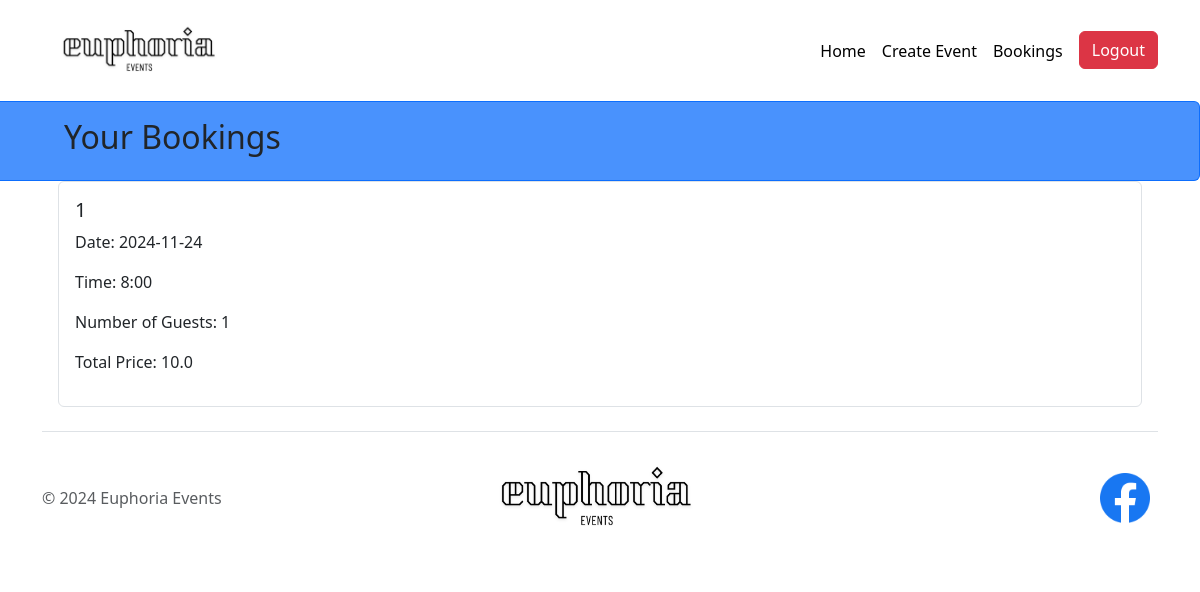
The app's page /bookings (signed in) with its own data.
### concert/models.py (models this page shows, shortened)
class Booking(db.Model):
    __tablename__ = 'bookings'
    id = db.Column(db.Integer, primary_key=True)
    concert_id = db.Column(db.Integer, db.ForeignKey('events.id'), nullable=False)
    date = db.Column(db.String(15), nullable=False)
    time = db.Column(db.String(15), nullable=False)
    event_title = db.Column(db.String(80), nullable=False)
    user_id = db.Column(db.Integer, db.ForeignKey('users.id'), nullable=False)
    price = db.Column(db.Float, nullable=False)
    num_guests = db.Column(db.Integer, default=1)
    user = db.relationship('User', backref='bookings')
    concert = db.relationship('Concert', backref='bookings')

### concert/views.py (the view)
@mainbp.route('/bookings', methods=['GET', 'POST'])
@login_required
def bookings():
    user_bookings = Booking.query.filter_by(user_id=current_user.id).all()
    return render_template('bookings.html', bookings=user_bookings)

### templates/bookings.html (shortened to what this page needs)
{% extends "base.html" %}
{% block content %}
<div class="p-3 bg-primary bg-opacity-75 border border-primary border-start-0 rounded-end">
    <h2 class="ms-5">Your Bookings</h2>
</div>
<div class="container">
    <div class="card-group">
        {% for booking in bookings %}
        <div class="card border mx-3">
            <div class="card-body">
                <h5 class="card-title">{{ booking.event_title }}</h5>
                <p>Date: {{ booking.date }}</p>
                <p>Time: {{ booking.time }}</p>
                <p>Number of Guests: {{ booking.num_guests }}</p>
                <p>Total Price: {{ booking.price }}</p>
            </div>
        </div>
        {% endfor %}
    </div>
</div>
{% endblock %}

### records on screen
Booking: event_title "1", date "2024-11-24", time "8:00", num_guests "1", price "10.0"
